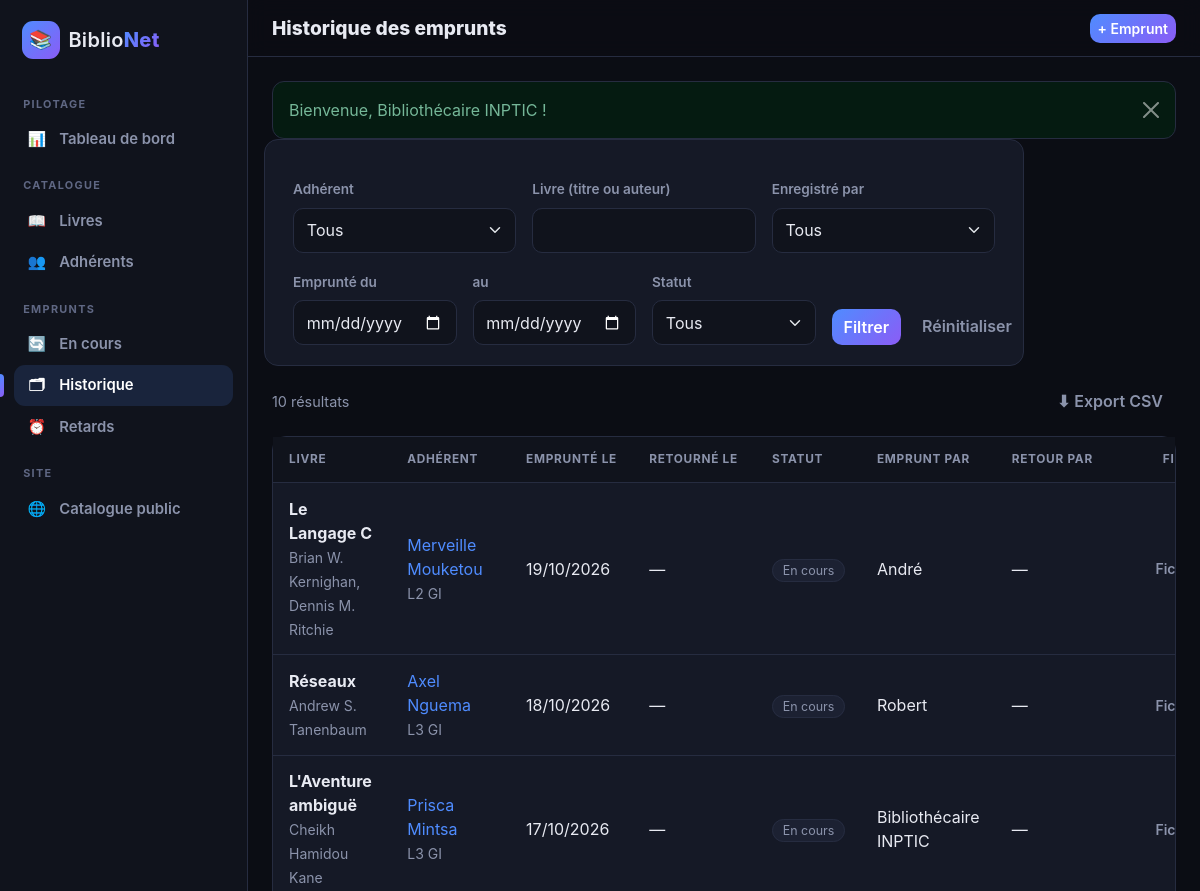
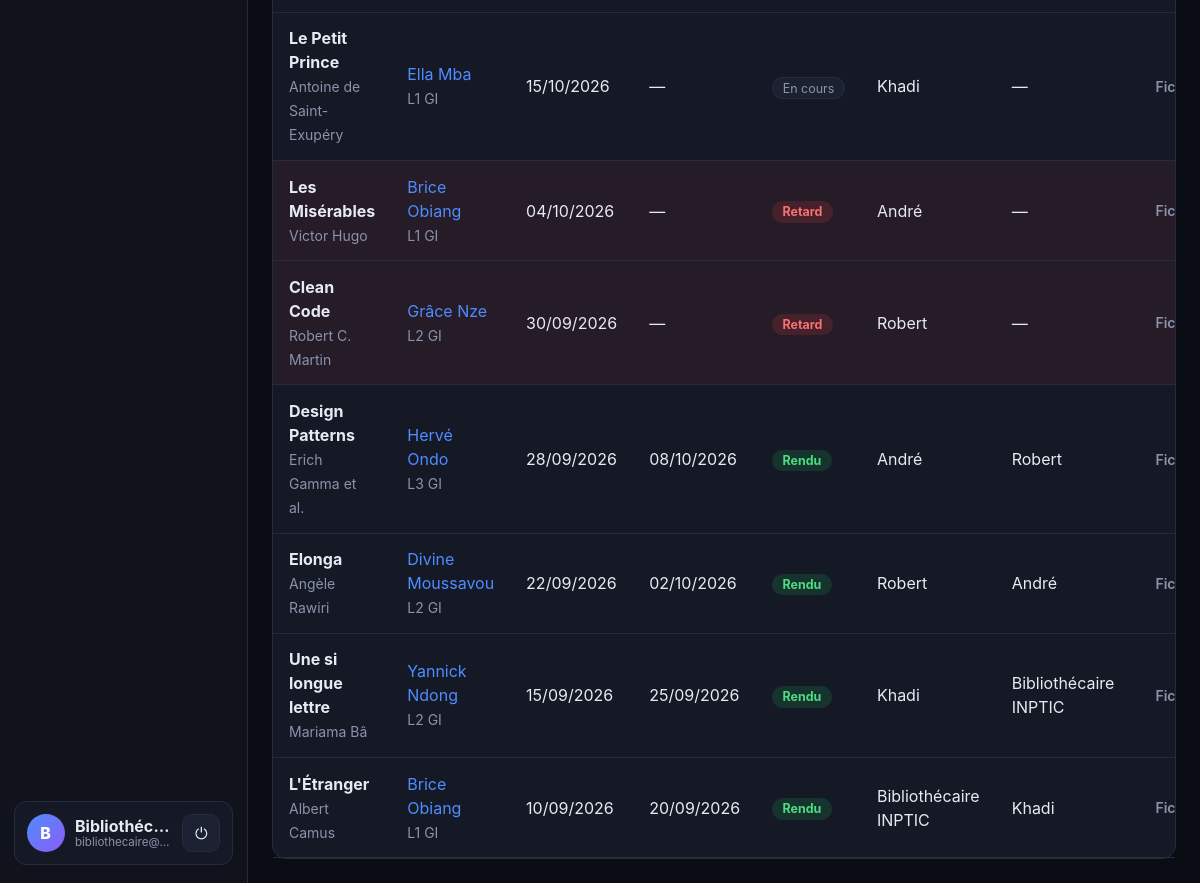
The page /emprunts/historique (signed in) on the database its author committed (2 pictures, top to bottom).
### tables this page shows
CREATE TABLE emprunts (
    id            INT UNSIGNED NOT NULL AUTO_INCREMENT,
    livre_id      INT UNSIGNED NOT NULL,
    adherent_id   INT UNSIGNED NOT NULL,
    date_emprunt  DATE NOT NULL,
    date_retour   DATE NULL DEFAULT NULL,
    user_id         INT UNSIGNED NULL DEFAULT NULL,
    retour_user_id  INT UNSIGNED NULL DEFAULT NULL,
    PRIMARY KEY (id),
    KEY idx_emprunts_retour (date_retour),
    CONSTRAINT fk_emprunts_livre    FOREIGN KEY (livre_id)    REFERENCES livres (id),
    CONSTRAINT fk_emprunts_adherent FOREIGN KEY (adherent_id) REFERENCES adherents (id),
    CONSTRAINT fk_emprunts_user     FOREIGN KEY (user_id)        REFERENCES users (id) ON DELETE SET NULL,
    CONSTRAINT fk_emprunts_retour   FOREIGN KEY (retour_user_id) REFERENCES users (id) ON DELETE SET NULL
);

CREATE TABLE livres (
    id              INT UNSIGNED NOT NULL AUTO_INCREMENT,
    titre           VARCHAR(255) NOT NULL,
    auteur          VARCHAR(150) NOT NULL,
    categorie       VARCHAR(100) NOT NULL,
    annee           SMALLINT UNSIGNED NOT NULL,
    nb_exemplaires  INT NOT NULL DEFAULT 1,
    PRIMARY KEY (id),
    KEY idx_livres_titre (titre),
    KEY idx_livres_auteur (auteur)
);

CREATE TABLE adherents (
    id         INT UNSIGNED NOT NULL AUTO_INCREMENT,
    nom        VARCHAR(80) NOT NULL,
    prenom     VARCHAR(80) NOT NULL,
    classe     VARCHAR(50) NOT NULL,
    telephone  VARCHAR(30) NULL,
    PRIMARY KEY (id)
);

CREATE TABLE users (
    id        INT UNSIGNED NOT NULL AUTO_INCREMENT,
    nom       VARCHAR(100) NOT NULL,
    email     VARCHAR(150) NOT NULL,
    password  VARCHAR(255) NOT NULL,
    PRIMARY KEY (id),
    UNIQUE KEY uq_users_email (email)
);

### app/core/Controller.php (called while the page is built, shortened)
<?php
class Controller
{
    protected function render(string $view, array $data = []): void
    {
        extract($data, EXTR_SKIP);
        require APP_PATH . '/views/' . $view . '.php';
        require APP_PATH . '/views/layouts/main.php';
    }
    protected function page(): int
    {
        return max(1, (int) ($_GET['page'] ?? 1));
    }
}

### app/controllers/EmpruntController.php (called while the page is built, shortened)
<?php
class EmpruntController extends Controller
{
    public function historique(): void
    {
        $page = $this->page();
        $filtres = $this->filtres();
        [$rows, $total] = Emprunt::recherche($filtres, $page);
        $this->render('emprunts/historique', [
            'title'     => 'Historique des emprunts',
            'rows'      => $rows,
            'total'     => $total,
            'page'      => $page,
            'perPage'   => Emprunt::perPage(),
            'filtres'   => $filtres,
            'actifs'    => $this->actifs($filtres),
            'adherents' => Adherent::all(),
            'users'     => User::all(),
        ]);
    }
    private function filtres(): array
    {
        $statut = get_string('statut', 20);
        return [
            'adherent' => max(0, (int) get_string('adherent', 10)),
            'par'      => max(0, (int) get_string('par', 10)),
            'livre'    => get_string('livre', 100),
            'du'       => $this->date(get_string('du', 10)),
            'au'       => $this->date(get_string('au', 10)),
            'statut'   => in_array($statut, ['en_cours', 'rendus', 'retard'], true) ? $statut : '',
        ];
    }
    private function actifs(array $filtres): array
    {
        return array_filter($filtres, fn($valeur) => $valeur !== '' && $valeur !== 0);
    }
    private function date(string $valeur): string
    {
        $date = DateTime::createFromFormat('Y-m-d', $valeur);
        return $date && $date->format('Y-m-d') === $valeur ? $valeur : '';
    }
}

### app/core/Router.php (called while the page is built, shortened)
<?php
class Router
{
    public function dispatch(): void
    {
        $segments = request_segments();
        $name   = strtolower($segments[0] ?? 'catalogue');
        $action = strtolower($segments[1] ?? 'index');
        $params = array_slice($segments, 2);
        $class = self::ROUTES[$name];
        $method = new ReflectionMethod($class, $action);
        $params = array_slice($params, 0, $method->getNumberOfParameters());
        $method->invokeArgs(new $class(), $params);
    }
}

### public/index.php (called while the page is built, shortened)
<?php
$config = require ROOT_PATH . '/config/config.php';
$production = $config['env'] === 'production';
spl_autoload_register(function (string $class): void {
    foreach (['core', 'controllers', 'models'] as $dir) {
        $file = APP_PATH . "/$dir/$class.php";
        if (is_file($file)) {
            return;
        }
    }
});
require APP_PATH . '/core/helpers.php';
try {
    (new Router())->dispatch();
} catch (Throwable $e) {
    error_log((string) $e);
    http_response_code(500);
    (new Controller())->renderMessage(
        'Erreur',
        'danger',
        $production ? 'Une erreur est survenue. Veuillez réessayer plus tard.' : $e->getMessage()
    );
}

### app/core/helpers.php (called while the page is built, shortened)
<?php
function e($value): string
{
    return htmlspecialchars((string) $value, ENT_QUOTES, 'UTF-8');
}
function base_path(): string
{
    return rtrim(str_replace('\\', '/', dirname($_SERVER['SCRIPT_NAME'])), '/');
}
function url(string $path = ''): string
{
    return base_path() . '/' . ltrim($path, '/');
}
function get_string(string $key, int $max = 100): string
{
    $value = $_GET[$key] ?? '';
    return is_string($value) ? mb_substr(trim($value), 0, $max) : '';
}

### app/models/Emprunt.php (called while the page is built, shortened)
<?php
class Emprunt
{
    public static function recherche(array $filtres, int $page): array
    {
        [$where, $params] = self::where($filtres);
        $total = (int) Database::query('SELECT COUNT(*)' . self::FROM . $where, $params)->fetchColumn();
        $offset = max(0, $page - 1) * self::PER_PAGE;
        $rows = Database::query(
            self::JOIN . $where . ' ORDER BY e.date_emprunt DESC, e.id DESC LIMIT ' . self::PER_PAGE . ' OFFSET ' . $offset,
            $params
        )->fetchAll();
        return [$rows, $total];
    }
    private static function where(array $f): array
    {
        $sql = [];
        $params = [];
        return [$sql ? ' WHERE ' . implode(' AND ', $sql) : '', $params];
    }
}

### app/core/Database.php (called while the page is built)
<?php
class Database
{
    private static array $config = [];
    private static ?PDO $pdo = null;
    public static function configure(array $config): void
    {
        self::$config = $config;
    }
    public static function pdo(): PDO
    {
        if (self::$pdo === null) {
            $c = self::$config;
            $dsn = "mysql:host={$c['host']};dbname={$c['name']};charset=utf8mb4";
            self::$pdo = new PDO($dsn, $c['user'], $c['pass'], [
                PDO::ATTR_ERRMODE            => PDO::ERRMODE_EXCEPTION,
                PDO::ATTR_DEFAULT_FETCH_MODE => PDO::FETCH_ASSOC,
                PDO::ATTR_EMULATE_PREPARES   => false,
            ]);
        }
        return self::$pdo;
    }
    public static function query(string $sql, array $params = []): PDOStatement
    {
        $stmt = self::pdo()->prepare($sql);
        $stmt->execute($params);
        return $stmt;
    }
}

### app/views/emprunts/historique.php (the view, shortened to what this page needs)
<?php $exportUrl = url('emprunts/export') . ($actifs ? '?' . http_build_query($actifs) : ''); ?>
<form method="get" action="<?= e(url('emprunts/historique')) ?>" class="panel form-panel row g-3 mb-3">
  <div class="col-md-4">
    <label class="form-label" for="adherent">Adhérent</label>
    <select class="form-select" id="adherent" name="adherent">
      <option value="">Tous</option>
    </select>
  </div>
  <div class="col-md-4">
    <label class="form-label" for="livre">Livre (titre ou auteur)</label>
    <input class="form-control" id="livre" name="livre" value="<?= e($filtres['livre']) ?>" maxlength="100">
  </div>
  <div class="col-md-4">
    <label class="form-label" for="par">Enregistré par</label>
    <select class="form-select" id="par" name="par">
      <option value="">Tous</option>
    </select>
  </div>
  <div class="col-md-3">
    <label class="form-label" for="du">Emprunté du</label>
    <input class="form-control" type="date" id="du" name="du" value="<?= e($filtres['du']) ?>">
  </div>
  <div class="col-md-3">
    <label class="form-label" for="au">au</label>
    <input class="form-control" type="date" id="au" name="au" value="<?= e($filtres['au']) ?>">
  </div>
  <div class="col-md-3">
    <label class="form-label" for="statut">Statut</label>
    <select class="form-select" id="statut" name="statut">
      <option value="">Tous</option>
    </select>
  </div>
  <div class="col-md-3 d-flex align-items-end gap-2">
    <button class="btn btn-accent">Filtrer</button>
    <a class="btn btn-ghost" href="<?= e(url('emprunts/historique')) ?>">Réinitialiser</a>
  </div>
</form>
<div class="page-head">
  <span class="count"><?= e($total) ?> résultat<?= $total > 1 ? 's' : '' ?></span>
  <a href="<?= e($exportUrl) ?>" class="btn btn-ghost">⬇ Export CSV<?= $actifs ? ' (filtres appliqués)' : '' ?></a>
</div>
<div class="panel p-0"><div class="table-responsive">
<table class="table table-dark-custom align-middle mb-0">
  <thead>
    <tr><th>Livre</th><th>Adhérent</th><th>Emprunté le</th><th>Retourné le</th><th>Statut</th><th>Emprunt par</th><th>Retour par</th><th class="text-end">Fiche</th></tr>
  </thead>
  <tbody>
  <?php foreach ($rows as $m): ?>
    <?php $rendu = $m['date_retour'] !== null; $late = !$rendu && $m['jours'] > Emprunt::JOURS_MAX; ?>
    <tr class="<?= $late ? 'row-late' : '' ?>">
      <td><strong><?= e($m['titre']) ?></strong><br><small class="text-muted"><?= e($m['auteur']) ?></small></td>
      <td>
        <a href="<?= e(url('adherents/show/' . $m['adherent_id'])) ?>"><?= e($m['prenom'] . ' ' . $m['nom']) ?></a>
        <br><small class="text-muted"><?= e($m['classe']) ?></small>
      </td>
      <td><?= e(date('d/m/Y', strtotime($m['date_emprunt']))) ?></td>
      <td><?= $rendu ? e(date('d/m/Y', strtotime($m['date_retour']))) : '—' ?></td>
      <td>
        <?php if ($rendu): ?><span class="badge-soft ok">Rendu</span>
        <?php elseif ($late): ?><span class="badge-soft ko">Retard</span>
        <?php else: ?><span class="tag">En cours</span><?php endif; ?>
      </td>
      <td><?= e($m['emprunte_par'] ?? '—') ?></td>
      <td><?= e($m['retour_par'] ?? '—') ?></td>
      <td class="text-end"><a class="btn btn-sm btn-ghost" href="<?= e(url('emprunts/fiche/' . $m['id'])) ?>">Fiche</a></td>
    </tr>
  <?php endforeach; ?>
  </tbody>
</table>
</div></div>

### public/assets/css/style.css (style rules this page uses)
:root { --bg: #0b0d14; --bg-2: #10131c; --surface: #151926; --surface-2: #1c2132; --border: #262c40; --text: #e8eaf2; --muted: #8b93ab; --accent: #4f8cff; --accent-2: #8b5cf6; --accent-grad: linear-gradient(135deg, #4f8cff, #8b5cf6); --ok: #22c55e; --ko: #ef4444; --warn: #f59e0b; --sidebar-w: 248px; --radius: 14px; }
* { box-sizing: border-box; }
html { scroll-behavior: smooth; }
body { background: var(--bg); color: var(--text); font-family: 'Inter', system-ui, -apple-system, 'Segoe UI', Roboto, sans-serif; min-height: 100vh; }
a { color: var(--accent); text-decoration: none; }
.text-muted { color: var(--muted) !important; }
.btn { border-radius: 10px; font-weight: 600; }
.btn-accent { background: var(--accent-grad); border: 0; color: #fff; }
.btn-ghost { background: transparent; color: var(--muted); border: 1px solid transparent; }
.panel { background: var(--surface); border: 1px solid var(--border); border-radius: var(--radius); padding: 1.25rem; }
.form-panel { max-width: 760px; }
.form-control, .form-select { background-color: var(--bg-2); border: 1px solid var(--border); color: var(--text); border-radius: 10px; padding: .6rem .8rem; }
.form-control::placeholder { color: #5f6783; }
.form-label { color: var(--muted); font-size: .85rem; font-weight: 600; }
.table-dark-custom { --bs-table-bg: transparent; --bs-table-color: var(--text); --bs-table-border-color: var(--border); --bs-table-hover-bg: rgba(79,140,255,.06); }
.table-dark-custom thead th { color: var(--muted); font-size: .74rem; text-transform: uppercase; letter-spacing: .06em; font-weight: 700; background: var(--bg-2); border-bottom: 1px solid var(--border); padding: .85rem 1rem; white-space: nowrap; }
.table-dark-custom td { padding: .85rem 1rem; }
.row-late { background: rgba(239,68,68,.08); }
.tag { background: var(--surface-2); border: 1px solid var(--border); padding: .18rem .6rem; border-radius: 999px; font-size: .78rem; color: var(--muted); white-space: nowrap; }
.badge-soft { padding: .2rem .65rem; border-radius: 999px; font-size: .78rem; font-weight: 700; }
.badge-soft.ok { background: rgba(34,197,94,.15); color: #4ade80; }
.badge-soft.ko { background: rgba(239,68,68,.15); color: #f87171; }
.page-head { display: flex; justify-content: space-between; align-items: center; gap: .75rem; flex-wrap: wrap; margin-bottom: 1rem; }
.count { color: var(--muted); font-size: .9rem; }

### rows shown on the page
emprunts: livre.titre "Le Langage C", livre.auteur "Brian W. Kernighan, Dennis M. Ritchie", adherent.nom "Merveille Mouketou", adherent.classe "L2 GI", date_emprunt "19/10/2026", shows "En cours", user.nom "André", retour_par "—"
emprunts: livre.titre "Réseaux", livre.auteur "Andrew S. Tanenbaum", adherent.nom "Axel Nguema", adherent.classe "L3 GI", date_emprunt "18/10/2026", shows "En cours", user.nom "Robert", retour_par "—"
emprunts: livre.titre "L'Aventure ambiguë", livre.auteur "Cheikh Hamidou Kane", adherent.nom "Prisca Mintsa", adherent.classe "L3 GI", date_emprunt "17/10/2026", shows "En cours", user.nom "Bibliothécaire INPTIC", retour_par "—"
emprunts: livre.titre "Le Petit Prince", livre.auteur "Antoine de Saint-Exupéry", adherent.nom "Ella Mba", adherent.classe "L1 GI", date_emprunt "15/10/2026", shows "En cours", user.nom "Khadi", retour_par "—"
emprunts: livre.titre "Les Misérables", livre.auteur "Victor Hugo", adherent.nom "Brice Obiang", adherent.classe "L1 GI", date_emprunt "04/10/2026", shows "Retard", user.nom "André", retour_par "—"
emprunts: livre.titre "Clean Code", livre.auteur "Robert C. Martin", adherent.nom "Grâce Nze", adherent.classe "L2 GI", date_emprunt "30/09/2026", shows "Retard", user.nom "Robert", retour_par "—"
emprunts: livre.titre "Design Patterns", livre.auteur "Erich Gamma et al.", adherent.nom "Hervé Ondo", adherent.classe "L3 GI", date_emprunt "28/09/2026", date_retour "08/10/2026", shows "Rendu", user.nom "André", retour_user.nom "Robert"
emprunts: livre.titre "Elonga", livre.auteur "Angèle Rawiri", adherent.nom "Divine Moussavou", adherent.classe "L2 GI", date_emprunt "22/09/2026", date_retour "02/10/2026", shows "Rendu", user.nom "Robert", retour_user.nom "André"
emprunts: livre.titre "Une si longue lettre", livre.auteur "Mariama Bâ", adherent.nom "Yannick Ndong", adherent.classe "L2 GI", date_emprunt "15/09/2026", date_retour "25/09/2026", shows "Rendu", user.nom "Khadi", retour_user.nom "Bibliothécaire INPTIC"
emprunts: livre.titre "L'Étranger", livre.auteur "Albert Camus", adherent.nom "Brice Obiang", adherent.classe "L1 GI", date_emprunt "10/09/2026", date_retour "20/09/2026", shows "Rendu", user.nom "Bibliothécaire INPTIC", retour_user.nom "Khadi"

### other values the page prints
initial($user['nom']) "B"
$user['nom'] "Bibliothéc…"
$user['email'] "bibliothecaire@…"
$title "Historique des emprunts"
$flash['message'] "Bienvenue, Bibliothécaire INPTIC !"
$total "10"
